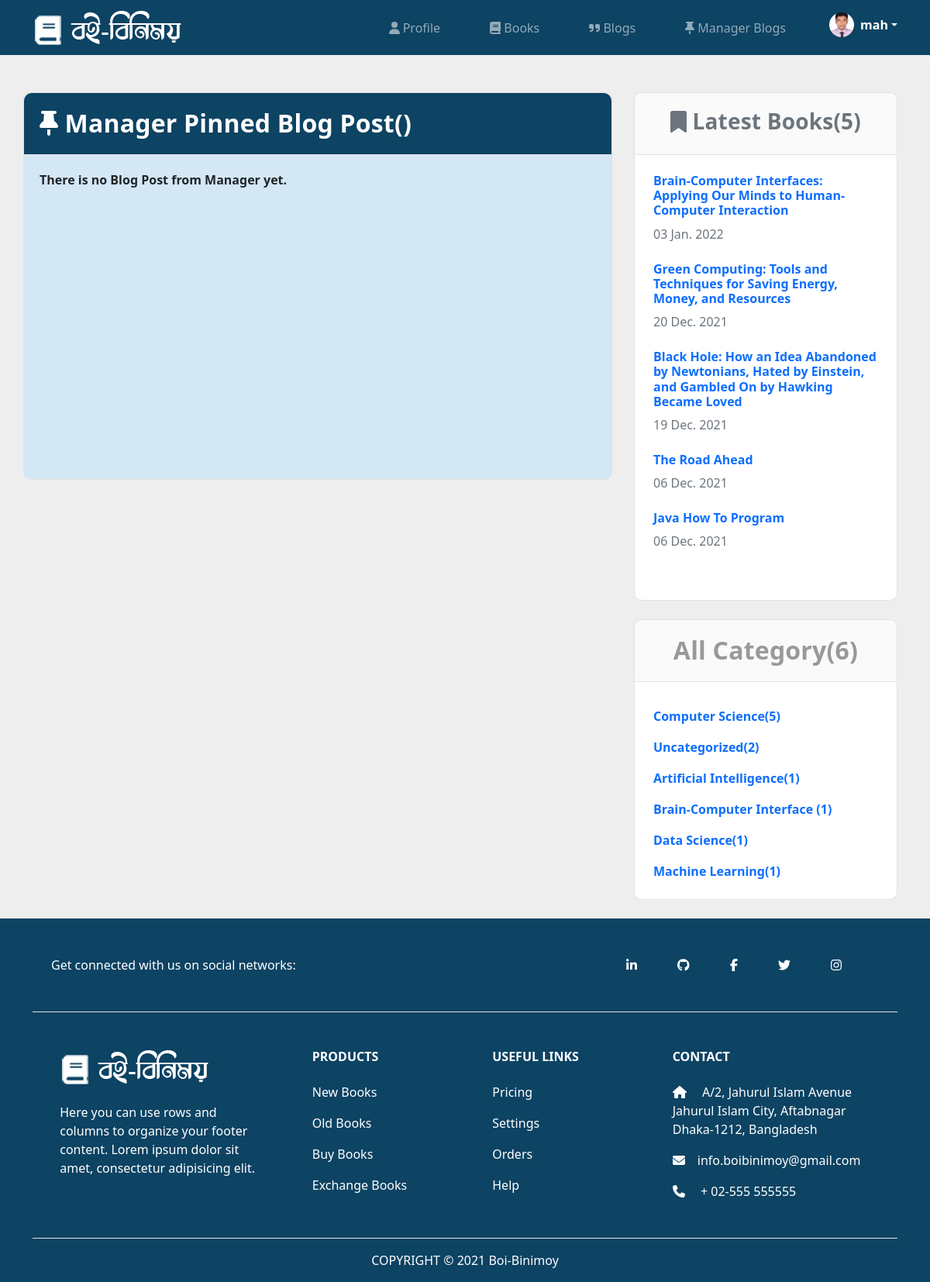
/blogs/manager (signed in), run on an earlier commit of the app's database.
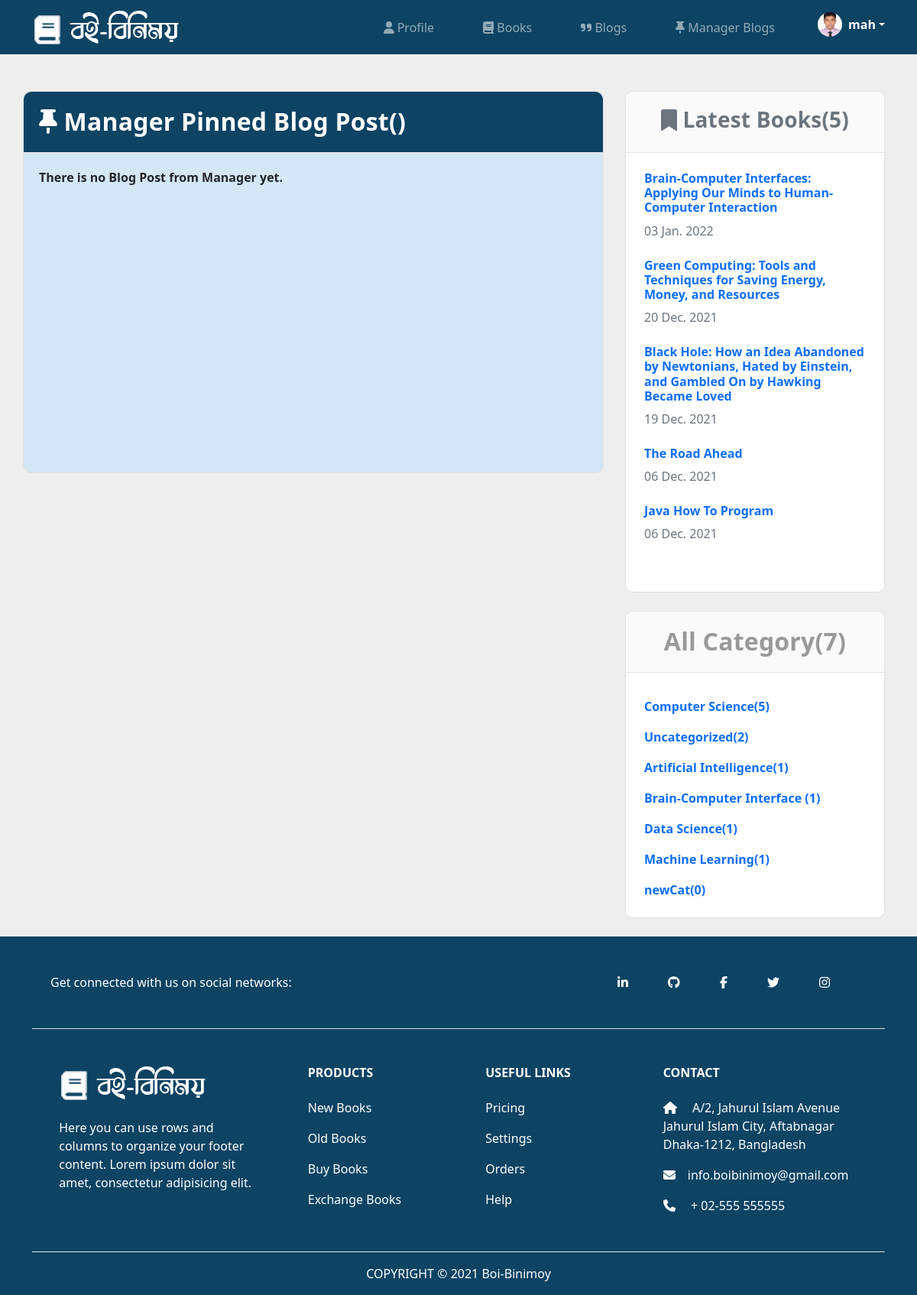
And on a later commit of the database.
### users/models.py (models this page shows, shortened)
class Customer(models.Model):
    GENDER_TYPE = (
        ('Male','Male'),
        ('Female','Female'),
        ('Others','Others')
    )
    OCCUPATION_TYPE = (
        ('Student','Student'),
        ('Job-Holder','Job-Holder'),
    )
    username = models.OneToOneField(User, null=True, blank=True, on_delete=models.CASCADE)
    first_name = models.CharField(max_length=200, null=True, blank=True)
    last_name = models.CharField(max_length=200, null=True, blank=True)
    profile_pic = models.ImageField(default='profile-white.png', null=True, blank=True)
    phone = models.CharField(max_length=200, null=True, blank=True)
    email = models.CharField(max_length=200, null=True, blank=True)
    address = models.CharField(max_length=200, null=True, blank=True)
    occupation = models.CharField(max_length=50,choices=OCCUPATION_TYPE, null=True,blank=True)
    gender = models.CharField(max_length=50,choices=GENDER_TYPE, null=True,blank=True)
    birth_date = models.DateField(null=True, blank=True)
    created = models.DateTimeField(auto_now_add=True)
    updated = models.DateTimeField(auto_now=True)
    @property
    def customerImageURL(self):
        try:
            img = self.profile_pic.url
        except:
            img = ''
        return img

### books/models.py (models this page shows, shortened)
class Book(models.Model):
    EXCHANGE = (
        ('Yes','Yes'),
        ('No','No'),
    )
    creator = models.ForeignKey(Customer, null=True, blank=True, on_delete=models.CASCADE)
    name = models.CharField(max_length=200, null=True, blank=True)
    author = models.CharField(max_length=200, null=True, blank=True)
    edition = models.CharField(max_length=200, null=True, blank=True)
    image = models.ImageField(default='default.jpg', null=True, blank=True)
    slug = models.CharField(max_length=255, null=True, blank=True)
    category = models.ManyToManyField(Category, blank=True)
    description = models.TextField(null = True, blank=True)
    exchange = models.CharField(max_length=200,choices=EXCHANGE, null=True, blank=True)
    price = models.FloatField(null=True, blank=True)
    created = models.DateTimeField(auto_now_add=True)
    updated = models.DateTimeField(auto_now=True)

class Category(models.Model):
    name = models.CharField(max_length=255)
    description = models.TextField(null = True, blank=True)
    slug = models.CharField(max_length=255, null=True, blank=True)

### users/decorators.py (the view)
        def wrapper_func(request, *args, **kwargs):
            group = None
            if request.user.groups.exists():
                group = request.user.groups.all()[0].name
            if group in allowed_roles:
                return view_func(request, *args, **kwargs)
            else:
                return render(request,'users/unauthorized_page.html')

### templates/blogs/blogs_home_manager.html (shortened to what this page needs)
{% extends "users/main.html" %}
{% load static %}
{% load widget_tweaks %}
{% block content %}
<div class="container">
  <br><br>
  <div class="row">
    <div class="col-lg-8">
      <div class="row">
        <div class="book-search-bg mb-4" style="background-color: #d4e7f5; min-height: 500px; height: 100%;">
          <div class="panel-heading book-search-heading text-white bg-{{request.user.groups.all.0.name}}">
            <h2 class="font-weight-700"><i class="fas fa-thumbtack"></i> Manager Pinned Blog Post({{manager_blogs.count}})</h2>
          </div>
          <div class="book-search-form">
            {% if manager_blogs %}
              {% for blog in manager_blogs %}
              <div class="sidebar-wrap">
                <div class="panel-heading book-search-heading d-flex align-items-center">
                  {% for manager in all_manager %}
                  {% if manager.username == blog.creator %}
                  <img src='{{manager.managerImageURL}}' alt="" width="50" height="50" class="rounded-circle me-2">
                  <div>
                    <h4 class="font-weight-700 ps-2"><a class="username-text" href="#"> {{blog.creator.first_name}} {{blog.creator.last_name}} </a></h4>
                    <h6 class="text-capitalize ps-2">
                      <i class="far fa-calendar-alt mr-2"></i> {{ blog.created|date:"d N Y" }}
                    </h6>
                  </div>
                  {% endif %}
                  {% endfor %}
                </div>
                <div class="sidebar-widget latest-post px-4 py-2 bg-blog" style="border-bottom: 1px solid #e2e2e2; background-color: white;">
                    <div class="mb-3">
                      <h2 class=""><a class="text-blue" href="#"> {{ blog.title }} </a></h2>
                    </div>
                    <p class="mb-3">{{ blog.blog | linebreaksbr }}</p>
                    <p class="card-text mb-2"><small class="text-muted">Last Updated: {{ blog.updated }}</small></p>
                </div>
              </div>
              <div class="col-lg-12 col-md-12 mb-4">
                <div class="p-3 d-flex justify-content-end" style="background-color: #fafafa; border-bottom-left-radius: 10px; border-bottom-right-radius: 10px;">
                  <ul class="navbar-nav">
                    <li class="nav-item">
                      <div class="dropdown">
                          <a href="/" class="d-flex align-items-center text-decoration-none dropdown-toggle" id="dropdownUser1" data-bs-toggle="dropdown" aria-expanded="false">
                              <strong><i class="fas fa-quote-left"></i> Create Comment</strong>
                          </a>
                          <ul class="bg-navbar dropdown-menu dropdown-menu-dark text-small shadow" aria-labelledby="dropdownUser1" style="background-color: #0b3953;">
                              <li><a class="dropdown-item" href="{% url 'create-blog' %}"><i class="fas fa-quote-right"></i> Post New Blog</a></li>
                              <li><hr class="dropdown-divider"></li>
                              <li><a class="dropdown-item" href="{% url 'create-post' %}"><i class="fas fa-book"></i> Post New Book</a></li>
                            </ul>
                          </div>
                        </li>
                      </ul>
                </div>
              </div>
              {% endfor %}
              {% else %}
              <strong>There is no Blog Post from Manager yet.</strong>
              {% endif %}
          </div>
        </div>
      </div>
    </div>
    <div class="col-lg-4">
      <div class="book-side-bg ms-3 mb-4">
        <div class="sidebar-wrap pl-lg-4 mt-5 mt-lg-0 my-5">
          <div class="panel-heading book-search-heading">
            <h3 class="text-center text-muted font-weight-700"><i class="fas fa-bookmark"></i> Latest Books({{latest_books.count}})</h3>
          </div>
          <div class="sidebar-widget latest-post mb-3 px-4 py-2">
            {% for book in latest_books %}
            <div class="py-2">
              <h6 class="my-2">
                <a class="text-blue font-weight-700" href="{% url 'books-details' book.slug %}">
                  {{ book.name }}
                </a>
              </h6>
              <span class="text-sm text-muted" >
                {{ book.created|date:"d N Y" }}
            </span>
            </div>
            {% endfor %}
          </div>
        </div>
      </div>
      <div class="book-search-bg mb-4 ms-3">
        <div class="panel-heading book-search-heading">
          <h2 class="text-center font-weight-700">All Category({{category_count}})</h2>
        </div>
        <ul class="list-unstyled mb-3 px-4 py-2 my-2">
          {% for cat,count in category_dict %}
          <li class="align-items-center mt-3">
            <a class="text-blue font-weight-700" href="{% url 'books-category' cat.slug %}">{{ cat.name }}({{count}})</a>
          </li>
          {% endfor %}
        </ul>
      </div>
    </div>
  </div>
</div>
{% endblock %}

### templates/users/main.html (shortened to what this page needs)
<!DOCTYPE html>
{% load static %}
<html lang="en">
<head>
    <link rel="stylesheet" href="{% static 'css/fontawesome.css' %}">
    <link href="https://cdn.jsdelivr.net/npm/bootstrap@5.1.3/dist/css/bootstrap.min.css" rel="stylesheet">
    <link rel="stylesheet" href="{% static 'css/style.css' %}">
    <link rel="stylesheet" href="{% static 'css/books-style.css' %}">
</head>
<body>
    {% include 'users/navbar.html' %}
    {% block content %}
    {% endblock %}
    {% if request.user.groups.all.0.name == 'manager' %}
    {% else %}
    {% include 'users/footer.html' %}
    {% endif %}
</body>
</html>

### templates/users/navbar.html (shortened to what this page needs)
{% load static %}
<nav class="navbar navbar-expand-lg navbar-dark bg-navbar bg-{{request.user.groups.all.0.name}}">
    <div class="container">
      <a class="navbar-brand" href="{% url 'home' %}"><img src="{% static 'images/logo.png' %}" alt=""></a>
      <div>
          <div class="collapse navbar-collapse" id="navbarNav">
            <ul class="navbar-nav">
              {% if request.user.groups.all.0.name == 'customer' %}
              <li class="nav-item">
                <a class="nav-link" href="{% url 'user-profile' request.user.username %}"><i class="fas fa-user"></i> Profile</a>
              </li>
              <li class="nav-item">
                <a class="nav-link" href="{% url 'books-home' %}"><i class="fas fa-book"></i> Books</a>
              </li>
              <li class="nav-item">
                <a class="nav-link" href="{% url 'blogs-home' %}"><i class="fas fa-quote-right"></i> Blogs</a>
              </li>
              <li class="nav-item">
                <a class="nav-link" href="{% url 'blogs-home-manager' %}"><i class="fas fa-thumbtack"></i> Manager Blogs</a>
              </li>
              {% endif %}
              {% if request.user.groups.all.0.name == 'customer' %}
              <li class="nav-item">
                <div class="dropdown">
                    <a href="/" class="d-flex align-items-center text-white text-decoration-none dropdown-toggle" id="dropdownUser1" data-bs-toggle="dropdown" aria-expanded="false">
                        <img src='{{customer.customerImageURL}}' alt="" width="32" height="32" class="rounded-circle me-2">
                        <strong>{{customer.username}}</strong>
                    </a>
                </div>
              </li>
              {% else %}
              <li class="nav-item">
                <a class="btn btn-blue" href="{% url 'login' %}"><i class="fas fa-sign-in-alt"></i> Login</a>
              </li>
              {% endif %}
            </ul>
          </div>
      </div>
    </div>
  </nav>

### templates/users/footer.html
{% load static %}
<footer class="text-center text-lg-start bg-footer text-white">
    <div class="container">
        <br>
        <section class="d-flex justify-content-center justify-content-lg-between p-4 border-bottom pb-5">
            <div class="me-5 d-none d-lg-block">
                <span>Get connected with us on social networks:</span>
            </div>
            <div>
                <a href="#" class="me-5 text-white"><i class="fab fa-linkedin-in"></i></a>
                <a href="#" class="me-5 text-white"><i class="fab fa-github"></i></a>
                <a href="#" class="me-5 text-white"><i class="fab fa-facebook-f"></i></a>
                <a href="#" class="me-5 text-white"><i class="fab fa-twitter"></i></a>
                <a href="#" class="me-5 text-white"><i class="fab fa-instagram"></i></a>
            </div>
        </section>
        <section class="border-bottom pb-3">
            <div class="container text-center text-md-start mt-5">
                <div class="row mt-3">
                    <div class="col-md-3 col-lg-4 col-xl-3 mx-auto">
                        <a class="navbar-brand" href="{% url 'home' %}"><img src="{% static 'images/logo.png' %}" alt=""></a><br><br>
                        <p>Here you can use rows and columns to organize your footer content. Lorem ipsum dolor sit amet, consectetur adipisicing elit.</p>
                    </div>
                    <div class="col-md-2 col-lg-2 col-xl-2 mx-auto mb-4">
                        <h6 class="text-uppercase fw-bold mb-4">Products</h6>
                        <p><a href="#" class="text-reset">New Books</a></p>
                        <p><a href="#" class="text-reset">Old Books</a></p>
                        <p><a href="#" class="text-reset">Buy Books</a></p>
                        <p><a href="#" class="text-reset">Exchange Books</a></p>
                    </div>
                    <div class="col-md-3 col-lg-2 col-xl-2 mx-auto mb-4">
                        <h6 class="text-uppercase fw-bold mb-4">Useful links</h6>
                        <p><a href="#" class="text-reset">Pricing</a></p>
                        <p><a href="#" class="text-reset">Settings</a></p>
                        <p><a href="#" class="text-reset">Orders</a></p>
                        <p><a href="#" class="text-reset">Help</a></p>
                    </div>
                    <div class="col-md-4 col-lg-3 col-xl-3 mx-auto mb-md-0 mb-4">
                        <h6 class="text-uppercase fw-bold mb-4">Contact</h6>
                        <p><i class="fas fa-home me-3"></i> A/2, Jahurul Islam Avenue<br> Jahurul Islam City, Aftabnagar<br> Dhaka-1212, Bangladesh</p>
                        <p><i class="fas fa-envelope me-3"></i>info.boibinimoy@gmail.com</p>
                        <p><i class="fas fa-phone me-3"></i> + 02-555 555555</p>
                    </div>
                </div>
            </div>
        </section>
    </div>
    <div class="text-center p-3">
        COPYRIGHT © 2021 Boi-Binimoy
    </div>
</footer>

### static/css/style.css (style rules this page uses)
.text-blue { color: #0D6EFD; }
.font-weight-700 { font-weight: 700; }
.bg-navbar { background-color: #0d4363; }
.bg-footer { background-color: #0d4363; }
.nav-link { margin-right: 3rem; }
a { text-decoration: none; }
body { background:#eee; }
.panel-heading { position: relative; height: 52px; line-height: 49px; letter-spacing: 0.2px; color: #999999; font-size: 15px; font-weight: 400; padding: 0 8px; background: #fafafa; border: 1px solid #e2e2e2; border-top-right-radius: 3px; border-top-left-radius: 3px; }

### static/css/books-style.css (style rules this page uses)
.book-side-bg { background-color: white; border-radius: 10px; border: 1px solid #e2e2e2; }
.book-search-bg { background-color: white; border-radius: 10px; border: 1px solid #e2e2e2; padding: 0; }
.book-search-form { padding: 20px; }
.book-search-heading { border-top-left-radius: 10px; border-top-right-radius: 10px; border-left: transparent; border-right: transparent; border-top: transparent; padding: 20px; height: 80px; }

### templates/users/navbar.html (style rules this page uses)
.bg-customer { background-color: #0d4363; }

### templates/blogs/blogs_home_manager.html (style rules this page uses)
.bg-customer { background-color: #0d4363; }

What changed in the data, as far as the page shows it:
added Category: name "newCat", count "0"
Also different on the page:
{{ category_count }}: "6" → "7"
